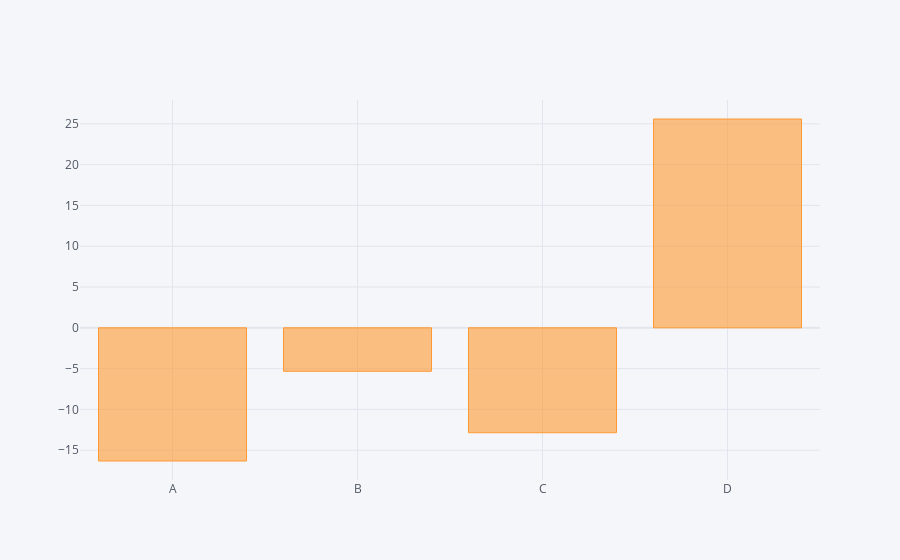

Here is the notebook cell this chart was saved with:
### Code cell
df.sum().iplot(kind='bar')

### Figure 1 — Plotly figure (JSON) as saved in the notebook; plotly's stock layout.template omitted (floating-point values rounded to 4 significant figures)
{"data": [{"marker": {"color": "rgba(255, 153, 51, 0.6)", "line": {"color": "rgba(255, 153, 51, 1.0)", "width": 1}}, "name": "None", "orientation": "v", "text": "", "type": "bar", "x": ["A", "B", "C", "D"], "y": [-16.32, -5.327, -12.86, 25.59]}], "layout": {"legend": {"bgcolor": "#F5F6F9", "font": {"color": "#4D5663"}}, "paper_bgcolor": "#F5F6F9", "plot_bgcolor": "#F5F6F9", "title": {"font": {"color": "#4D5663"}}, "xaxis": {"gridcolor": "#E1E5ED", "showgrid": true, "tickfont": {"color": "#4D5663"}, "title": {"font": {"color": "#4D5663"}, "text": ""}, "zerolinecolor": "#E1E5ED"}, "yaxis": {"gridcolor": "#E1E5ED", "showgrid": true, "tickfont": {"color": "#4D5663"}, "title": {"font": {"color": "#4D5663"}, "text": ""}, "zerolinecolor": "#E1E5ED"}}}
